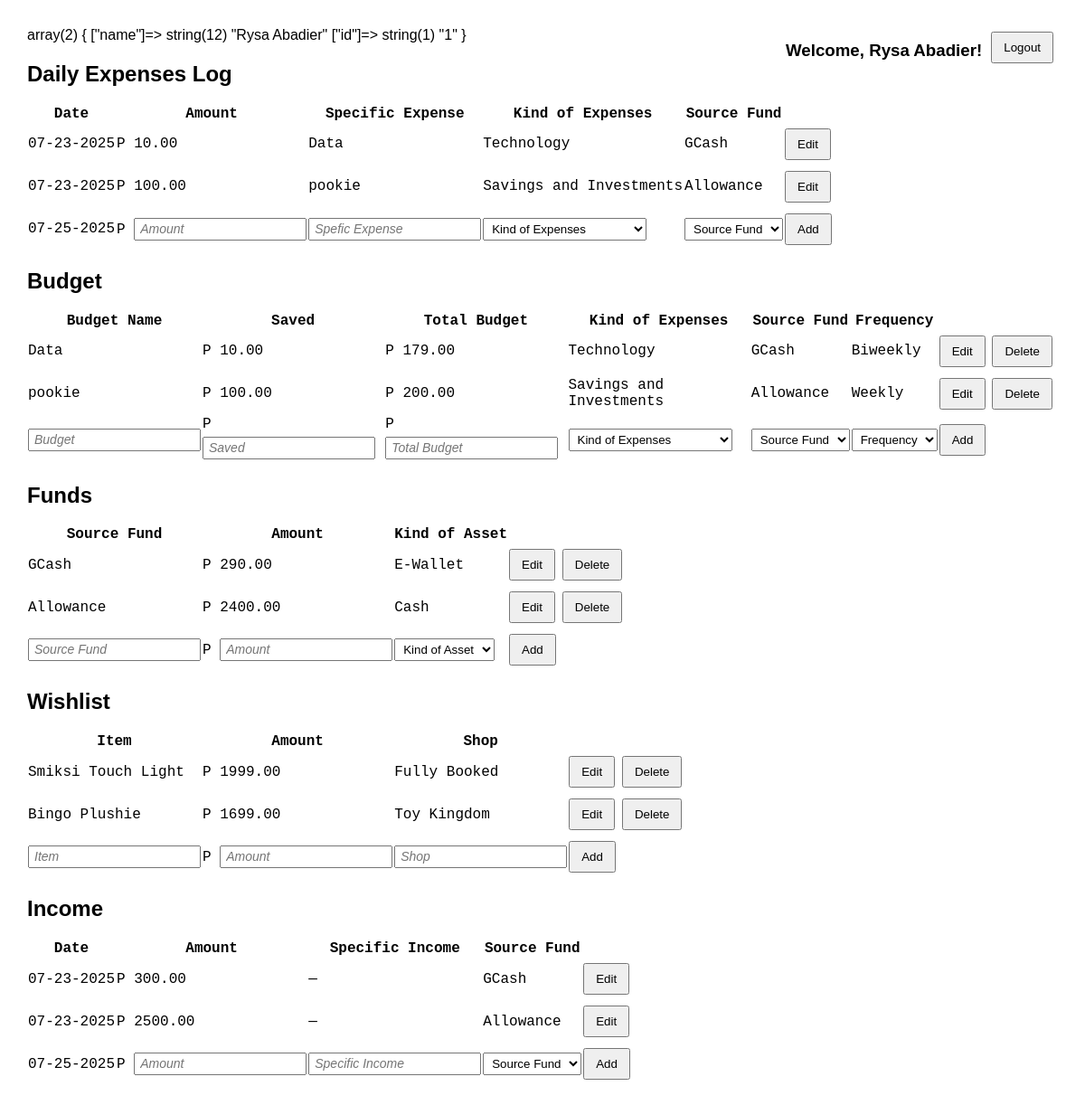
/dashboard.php (signed in), run on the app's committed database.
### tables this page shows
CREATE TABLE `dailyexpense_log` (
  `id` int(11) NOT NULL,
  `user_id` int(11) NOT NULL,
  `amount` decimal(12,2) NOT NULL,
  `expense` varchar(255) DEFAULT '—',
  `source_id` int(11) NOT NULL,
  `expensetype_id` int(11) NOT NULL,
  `expense_date` date NOT NULL DEFAULT current_timestamp()
);

CREATE TABLE `expenses` (
  `id` int(11) NOT NULL,
  `name` varchar(255) NOT NULL
);

CREATE TABLE `source_fund` (
  `id` int(11) NOT NULL,
  `user_id` int(11) NOT NULL,
  `name` varchar(255) NOT NULL,
  `amount` decimal(12,2) NOT NULL DEFAULT 0.00,
  `asset_id` int(11) NOT NULL
);

CREATE TABLE `budget` (
  `id` int(11) NOT NULL,
  `user_id` int(11) NOT NULL,
  `amount` decimal(12,2) NOT NULL,
  `total_budget` decimal(12,2) NOT NULL,
  `budget_expense` varchar(255) NOT NULL,
  `expensetype_id` int(11) NOT NULL,
  `source_id` int(11) NOT NULL,
  `frequency_id` int(11) NOT NULL,
  `update_date` date NOT NULL DEFAULT current_timestamp()
);

CREATE TABLE `frequency` (
  `id` int(11) NOT NULL,
  `name` varchar(255) NOT NULL
);

CREATE TABLE `assets` (
  `id` int(11) NOT NULL,
  `name` varchar(255) NOT NULL
);

CREATE TABLE `wishlist` (
  `id` int(11) NOT NULL,
  `user_id` int(11) NOT NULL,
  `item` varchar(255) NOT NULL,
  `amount` decimal(12,2) DEFAULT 0.00,
  `shop` text DEFAULT '—'
);

CREATE TABLE `income_log` (
  `id` int(11) NOT NULL,
  `user_id` int(11) NOT NULL,
  `amount` decimal(12,2) NOT NULL,
  `income` varchar(255) DEFAULT '—',
  `source_id` int(11) NOT NULL,
  `income_date` date NOT NULL DEFAULT current_timestamp()
);

### budget.php (the view, shortened to what the rows shown need)
<?php
    include_once("connect.php");
    include_once("foreignkeys.php");
    $editID = 0;
    $page = "";
    $id = $_SESSION["id"];
    $sql = "SELECT `ID`, `Update_Date`, `Budget_Expense`, `Amount`, `Total_Budget`, `ExpenseType_ID`, `Source_ID`, `Frequency_ID` FROM Budget WHERE `User_ID` = $id";
    $result = mysqli_query($conn, $sql);
    echo '<h2>Budget</h2>';
    echo '<table>';
    echo '<tr><th>Budget Name</th>';
    echo '<th>Saved</th>';
    echo '<th>Total Budget</th>';
    echo '<th>Kind of Expenses</th>';
    echo '<th>Source Fund</th>';
    echo '<th>Frequency</th></tr>';
    if (mysqli_num_rows($result) > 0) {
        while($row = mysqli_fetch_assoc($result)) {
            $expenseType = getExpenseType($conn, $row["ExpenseType_ID"]);
            $assetSource = getAssetSource($conn, $row["Source_ID"]);
            $frequency = getFrequency($conn, $row["Frequency_ID"]);
            if ($page == "budget" && $row["ID"] == $editID) {
                echo '<form action="update.php" method="POST">';
                    echo '<input type="hidden" name="edit_ID" value="' . $row["ID"] . '">';
                    echo '<input type="hidden" name="date" value="' . $row["Update_Date"] . '">';
                    echo '<input type="hidden" name="initial" value="' . $row["Amount"] . '">';
                    echo '<tr><td><input type="text" name="budgetExpense" value="' . $row["Budget_Expense"] . '" /></td>';
                    echo '<td>P <input type="text" name="final" value="' . $row["Amount"] . '" /></td>';
                    echo '<td>P <input type="text" name="total" value="' . $row["Total_Budget"] . '" /></td>';
                    echo '<td><select name="type">';
                    $ctr = 1;
                    foreach (expenseTypes($conn) as $expense) {
                        if ($expenseType == $expense) echo '<option value="'. $ctr++ . '" selected>' . $expense . '</option>';
                        else echo '<option value="'. $ctr++ . '">' . $expense . '</option>';
                    }
                    echo '</select></td>';
                    echo '<td><select name="source">';
                    foreach (sourceFunds($conn, $_SESSION["id"]) as $id => $sourceFund) {
                        if ($assetSource == $sourceFund) echo '<option value="'. $id . '" selected>' . $sourceFund . '</option>';
                        else echo '<option value="'. $id . '">' . $sourceFund . '</option>';
                    }
                    echo '</select></td>';
                    echo '<td><select name="frequency">';
                    $ctr = 1;
                    foreach (frequencies($conn) as $frequent) {
                        if ($frequency == $frequent) echo '<option value="'. $ctr++ . '" selected>' . $frequent . '</option>';
                        else echo '<option value="'. $ctr++ . '">' . $frequent . '</option>';
                    }
                    echo '</select></td>';
                    echo '<td><button type="submit" name="budget">Update</button></td>';
                    echo '<td><button name="cancel">Cancel</button></td></tr>';
                echo '</form>';
            } else {
                echo '<tr><td>' . $row["Budget_Expense"] . '</td>';
                echo '<td>P ' . $row["Amount"] . '</td>';
                echo '<td>P ' . $row["Total_Budget"] . '</td>';
                echo '<td>' . $expenseType . '</td>';
                echo '<td>' . $assetSource . '</td>';
                echo '<td>' . $frequency . '</td>';
                echo '<td><a style="text-decoration: none; color: inherit;" href="edit.php?id=' . $row["ID"] . '&page=budget"><button name="budget">Edit</button></a></td>';
                echo '<td><a style="text-decoration: none; color: inherit;" href="delete.php?id=' . $row["ID"] . '&page=budget"><button name="budget">Delete</button></a></td></tr>';
            }
        }
    } else {
        echo '<tr><td colspan="5">0 results</td></tr>';
    }
?>
<!DOCTYPE html>
<html lang="en">
    <head>
        <link rel="stylesheet" href="styles.css">
    </head>
    <body>
        </table>
    </body>
</html>

### dailyexpenses.php (shortened to what the rows shown need)
<?php
    include_once("connect.php");
    include_once("foreignkeys.php");
    $editID = 0;
    $page = "";
    $sql = "SELECT `ID`, DATE_FORMAT(Expense_Date, '%m-%d-%Y') AS `Expense_Date`, `Amount`, `Expense`, `ExpenseType_ID`, `Source_ID` FROM DailyExpense_Log WHERE `User_ID` =" . $_SESSION["id"];
    $result = mysqli_query($conn, $sql);
    echo '<h2>Daily Expenses Log</h2>';
    echo '<table>';
    echo '<tr><th>Date</th>';
    echo '<th>Amount</th>';
    echo '<th>Specific Expense</th>';
    echo '<th>Kind of Expenses</th>';
    echo '<th>Source Fund</th></tr>';
    if (mysqli_num_rows($result) > 0) {
        while($row = mysqli_fetch_assoc($result)) {
            $expenseType = getExpenseType($conn, $row["ExpenseType_ID"]);
            $assetSource = getAssetSource($conn, $row["Source_ID"]);
            if ($page == "dailyExpenses" && $row["ID"] == $editID) {
                echo '<form action="update.php" method="POST">';
                    echo '<input type="hidden" name="edit_ID" value="' . $row["ID"] . '">';
                    echo '<input type="hidden" name="date" value="' . $row["Expense_Date"] . '">';
                    echo '<input type="hidden" name="initial" value="' . $row["Amount"] . '">';
                    echo '<tr><td>' . $row["Expense_Date"] . '</td>';
                    echo '<td>P <input type="text" name="final" value="' . $row["Amount"] . '" /></td>';
                    echo '<td><input type="text" name="expense" value="' . $row["Expense"] . '" /></td>';
                    echo '<td><select name="type">';
                    $ctr = 1;
                    foreach (expenseTypes($conn) as $expense) {
                        if ($expenseType == $expense) echo '<option value="'. $ctr++ . '" selected>' . $expense . '</option>';
                        else echo '<option value="'. $ctr++ . '">' . $expense . '</option>';
                    }
                    echo '</select></td>';
                    echo '<td><select name="source">';
                    foreach (sourceFunds($conn, $_SESSION["id"]) as $id => $sourceFund) {
                        if ($assetSource == $sourceFund) echo '<option value="'. $id . '" selected>' . $sourceFund . '</option>';
                        else echo '<option value="'. $id . '">' . $sourceFund . '</option>';
                    }
                    echo '</select></td>';
                    echo '<td><button type="submit" name="dailyExpense">Update</button></td>';
                    echo '<td><button name="cancel">Cancel</button></td></tr>';
                echo '</form>';
            } else {
                echo '<tr><td>' . $row["Expense_Date"] . '</td>';
                echo '<td>P ' . $row["Amount"] . '</td>';
                echo '<td>' . $row["Expense"] . '</td>';
                echo '<td>' . $expenseType . '</td>';
                echo '<td>' . $assetSource . '</td>';
                echo '<td><a style="text-decoration: none; color: inherit;" href="edit.php?id=' . $row["ID"] . '&page=dailyExpenses"><button name="dailyExpense">Edit</button></a></td></tr>';
            }
        }
    } else {
        echo '<tr><td colspan="6">0 results</td></tr>';
    }
?>
<!DOCTYPE html>
<html lang="en">
    <head>
        <link rel="stylesheet" href="styles.css">
    </head>
    <body>
        </table>
    </body>
</html>

### sourcefunds.php (shortened to what the rows shown need)
<?php
    include_once("connect.php");
    include_once("foreignkeys.php");
    $editID = 0;
    $page = "";
    $id = $_SESSION["id"];
    $sql = "SELECT `ID`, `Name`, `Amount`, `Asset_ID` FROM Source_Fund WHERE `User_ID` = $id";
    $result = mysqli_query($conn, $sql);
    echo '<table>';
    echo '<tr><th>Source Fund</th>';
    echo '<th>Amount</th>';
    echo '<th>Kind of Asset</th></tr>';
    if (mysqli_num_rows($result) > 0) {
        while($row = mysqli_fetch_assoc($result)) {
            $assetType = getAssetType($conn, $row["Asset_ID"]);
            if ($page == "sourceFunds" && $row["ID"] == $editID) {
                echo '<form action="update.php" method="POST">';
                    echo '<input type="hidden" name="edit_ID" value="' . $row["ID"] . '">';
                    echo '<tr><td><input type="text" name="name" value="' . $row["Name"] . '" /></td>';
                    echo '<td>P ' . $row["Amount"] . '</td>';
                    echo '<td><select name="type" required>';
                    $ctr = 1;
                    foreach (assets($conn) as $asset) {
                        if ($assetType == $asset) echo '<option value="'. $ctr++ . '" selected>' . $asset . '</option>';
                        else echo '<option value="'. $ctr++ . '">' . $asset . '</option>';
                    }
                    echo '</select></td>';
                    echo '<td><button type="submit" name="sourceFunds">Update</button></td>';
                    echo '<td><button name="cancel">Cancel</button></td></tr>';
                echo '</form>';
            } else {
                echo '<tr><td>' . $row["Name"] . '</td>';
                echo '<td>P ' . $row["Amount"] . '</td>';
                echo '<td>' . $assetType . '</td>';
                echo '<td><a style="text-decoration: none; color: inherit;" href="edit.php?id=' . $row["ID"] . '&page=sourceFunds"><button name="sourceFunds">Edit</button></a></td>';
                echo '<td><a style="text-decoration: none; color: inherit;" href="delete.php?id=' . $row["ID"] . '&page=sourceFunds"><button name="sourceFunds">Delete</button></a></td></tr>';
            }
        }
    } else {
        echo '<tr><td colspan="3">0 results</td></tr>';
    }
?>
<!DOCTYPE html>
<html lang="en">
    <head>
        <link rel="stylesheet" href="styles.css">
    </head>
    <body>
        </table>
    </body>
</html>

### wishlist.php (shortened to what the rows shown need)
<?php
    include_once("connect.php");
    include_once("foreignkeys.php");
    $editID = 0;
    $page = "";
    $id = $_SESSION["id"];
    $sql = "SELECT `ID`, `Item`, `Amount`, `Shop` FROM Wishlist WHERE `User_ID` = $id";
    $result = mysqli_query($conn, $sql);
    echo '<table>';
    echo '<tr><th>Item</th>';
    echo '<th>Amount</th>';
    echo '<th>Shop</th></tr>';
    if (mysqli_num_rows($result) > 0) {
        while($row = mysqli_fetch_assoc($result)) {
            if ($page == "wishlist" && $row["ID"] == $editID) {
                echo '<form action="update.php" method="POST">';
                    echo '<input type="hidden" name="edit_ID" value="' . $row["ID"] . '">';
                    echo '<td><input type="text" name="name" value="' . $row["Item"] . '" /></td>';
                    echo '<td>P <input type="text" name="amount" value="' . $row["Amount"] . '" /></td>';
                    echo '<td><input type="text" name="shop" value="' . $row["Shop"] . '" /></td>';
                    echo '<td><button type="submit" name="wishlist">Update</button></td>';
                    echo '<td><button name="cancel">Cancel</button></td></tr>';
                echo '</form>';
            } else {
                echo '<tr><td>' . $row["Item"] . '</td>';
                echo '<td>P ' . $row["Amount"] . '</td>';
                echo '<td>' . $row["Shop"] . '</td>';
                echo '<td><a style="text-decoration: none; color: inherit;" href="edit.php?id=' . $row["ID"] . '&page=wishlist"><button name="wishlist">Edit</button></a></td>';
                echo '<td><a style="text-decoration: none; color: inherit;" href="delete.php?id=' . $row["ID"] . '&page=wishlist"><button name="wishlist">Delete</button></a></td></tr>';
            }
        }
    } else {
        echo '<tr><td colspan="3">0 results</td></tr>';
    }
?>
<!DOCTYPE html>
<html lang="en">
    <head>
        <link rel="stylesheet" href="styles.css">
    </head>
    <body>
        </table>
    </body>
</html>

### income.php (shortened to what the rows shown need)
<?php
    include_once("connect.php");
    include_once("foreignkeys.php");
    $editID = 0;
    $page = "";
    $id = $_SESSION["id"];
    $sql = "SELECT `ID`, DATE_FORMAT(Income_Date, '%m-%d-%Y') AS `Income_Date`, `Amount`, `Income`, `Source_ID` FROM Income_Log WHERE `User_ID` = $id";
    $result = mysqli_query($conn, $sql);
    echo '<table>';
    echo '<tr><th>Date</th>';
    echo '<th>Amount</th>';
    echo '<th>Specific Income</th>';
    echo '<th>Source Fund</th></tr>';
    if (mysqli_num_rows($result) > 0) {
        while($row = mysqli_fetch_assoc($result)) {
            $assetSource = getAssetSource($conn, $row["Source_ID"]);
            if ($page == "income" && $row["ID"] == $editID) {
                echo '<form action="update.php" method="POST">';
                    echo '<input type="hidden" name="edit_ID" value="' . $row["ID"] . '">';
                    echo '<input type="hidden" name="date" value="' . $row["Income_Date"] . '">';
                    echo '<input type="hidden" name="initial" value="' . $row["Amount"] . '">';
                    echo '<tr><td>' . $row["Income_Date"] . '</td>';
                    echo '<td>P <input type="text" name="final" value="' . $row["Amount"] . '" /></td>';
                    echo '<td><input type="text" name="name" value="' . $row["Income"] . '" /></td>';
                    echo '<td><select name="source">';
                    foreach (sourceFunds($conn, $_SESSION["id"]) as $id => $sourceFund) {
                        if ($assetSource == $sourceFund) echo '<option value="'. $id . '" selected>' . $sourceFund . '</option>';
                        else echo '<option value="'. $id . '">' . $sourceFund . '</option>';
                    }
                    echo '</select></td>';
                    echo '<td><button type="submit" name="income">Update</button></td>';
                    echo '<td><button name="cancel">Cancel</button></td></tr>';
                echo '</form>';
            } else {
                echo '<tr><td>' . $row["Income_Date"] . '</td>';
                echo '<td>P ' . $row["Amount"] . '</td>';
                echo '<td>' . $row["Income"] . '</td>';
                echo '<td>' . $assetSource . '</td>';
                echo '<td><a style="text-decoration: none; color: inherit;" href="edit.php?id=' . $row["ID"] . '&page=income"><button name="income">Edit</button></a></td></tr>';
            }
        }
    } else {
        echo '<tr><td colspan="4">0 results</td></tr>';
    }
?>
<!DOCTYPE html>
<html lang="en">
    <head>
        <link rel="stylesheet" href="styles.css">
    </head>
    <body>
        </table>
    </body>
</html>

### data on the page
dailyexpense_log: Expense_Date "07-23-2025", amount "10.00", expense "Data", expensetype.name "Technology", source.name "GCash"
dailyexpense_log: Expense_Date "07-23-2025", amount "100.00", expense "pookie", expensetype.name "Savings and Investments", source.name "Allowance"
budget: budget_expense "Data", amount "10.00", total_budget "179.00", expensetype.name "Technology", source.name "GCash", frequency.name "Biweekly"
budget: budget_expense "pookie", amount "100.00", total_budget "200.00", expensetype.name "Savings and Investments", source.name "Allowance", frequency.name "Weekly"
source_fund: name "GCash", amount "290.00", asset.name "E-Wallet"
source_fund: name "Allowance", amount "2400.00", asset.name "Cash"
wishlist: item "Smiksi Touch Light", amount "1999.00", shop "Fully Booked"
wishlist: item "Bingo Plushie", amount "1699.00", shop "Toy Kingdom"
income_log: Income_Date "07-23-2025", amount "300.00", income "—", source.name "GCash"
income_log: Income_Date "07-23-2025", amount "2500.00", income "—", source.name "Allowance"

### other printed values
$_SESSION['name'] "Rysa Abadier"
